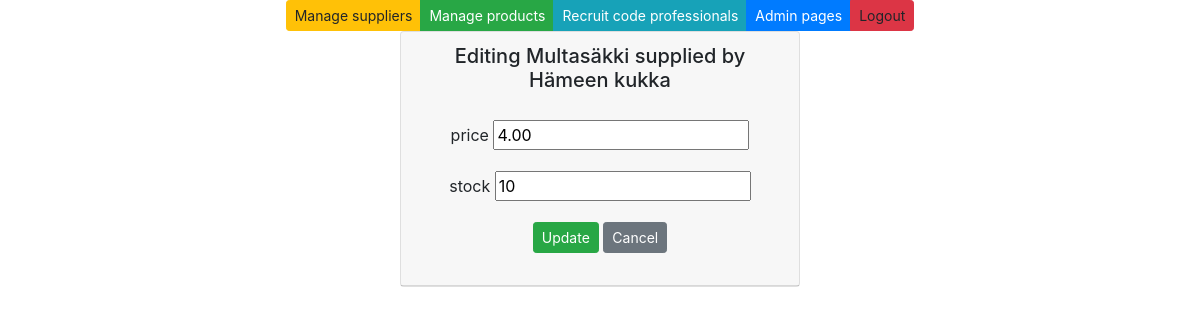
The page /edit-product-get/3/ on the database its author committed.
### app/models.py (models this page shows, shortened)
class Product(models.Model):
    productname = models.CharField(max_length = 20, default = "laku")
    packagesize = models.CharField(max_length = 20, default = 3)
    unitprice = models.DecimalField(max_digits=8, decimal_places=2, default=1.00)
    unitsinstock = models.IntegerField(default = 3)
    supplier = models.ForeignKey(Supplier, on_delete=models.CASCADE)

class Supplier(models.Model):
    companyname = models.CharField(max_length = 50, default="firma")
    contactname = models.CharField(max_length = 50, default="firma")
    address = models.CharField(max_length = 100, default="firma")
    phone = models.CharField(max_length = 20, default="firma")
    email = models.CharField(max_length = 50, default="firma")
    country = models.CharField(max_length = 50, default="firma")

### app/views.py (the view)
# urls.py: path('edit-product-get/<int:id>/', edit_product_get),
def edit_product_get(request, id):
        product = Product.objects.get(id = id)
        context = {'product': product}
        return render (request,"edit_product.html",context)

### app/templates/edit_product.html (shortened to what this page needs)
{% extends 'index.html' %}
{% block content %}
<div class="card" style="width: 25rem;">
    <div class="card-header">
        <h5>Editing {{product.productname}} supplied by {{product.supplier.companyname}}</h5>
        <div class="card-body">
            <form method="post" action="/edit-product-post/{{product.id}}/">
                <div class="form-group">
                    <label>price</label>
                    <input type="number" step="0.01" name="unitprice" value={{product.unitprice}}>
                </div>
                <div class="form-group">
                    <label>stock</label>
                    <input type="number" name="unitsinstock" value={{product.unitsinstock}}>
                </div>
                <input type="submit" value="Update" class="btn btn-success btn-sm">
                <input type="button" onclick="window.location.href='/products'" id="hide-btn"
                    class="btn btn-secondary btn-sm" value="Cancel">
            </form>
        </div>
    </div>
</div>
{% endblock %}

### rows shown on the page
Product: productname "Multasäkki", supplier.companyname "Hämeen kukka", unitprice "4.00", unitsinstock "10"
